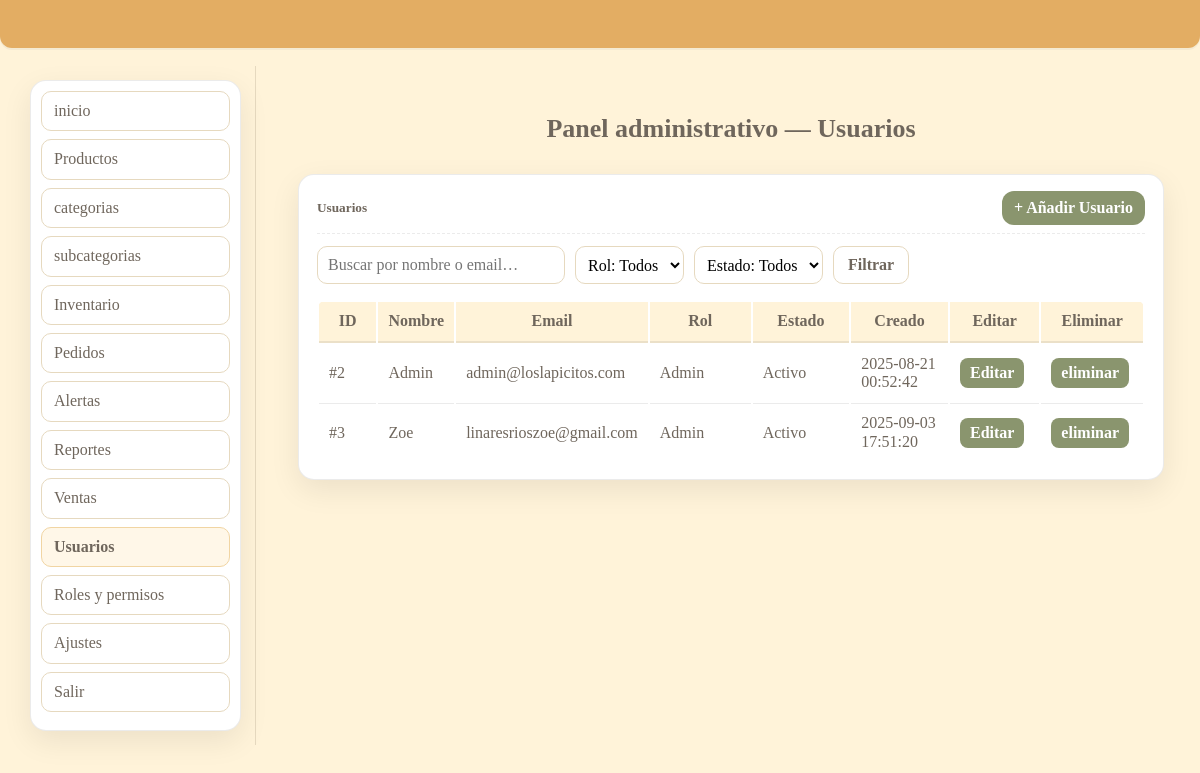
The page /admin/usuarios/index.php on the database as committed earlier.
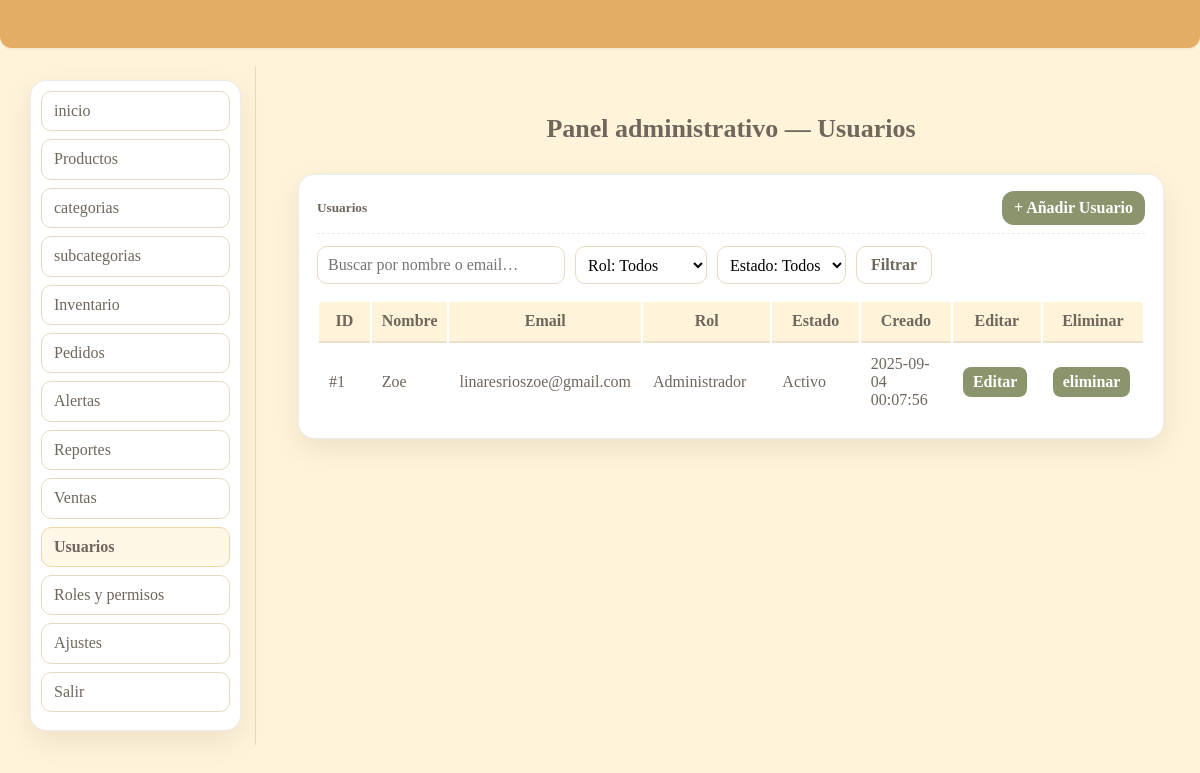
The same page on the database as committed later.
### tables this page shows
CREATE TABLE `usuario` (
  `id_usuario` int(10) UNSIGNED NOT NULL,
  `nombre` varchar(120) NOT NULL,
  `email` varchar(120) NOT NULL,
  `contrasena` varchar(255) NOT NULL,
  `id_rol` tinyint(3) UNSIGNED NOT NULL,
  `id_estado_usuario` tinyint(3) UNSIGNED NOT NULL,
  `creado_en` datetime NOT NULL DEFAULT current_timestamp(),
  `actualizado_en` datetime DEFAULT NULL
);

CREATE TABLE `rol` (
  `id_rol` tinyint(3) UNSIGNED NOT NULL,
  `nombre_rol` varchar(32) NOT NULL
);

CREATE TABLE `estado_usuario` (
  `id_estado_usuario` tinyint(3) UNSIGNED NOT NULL,
  `nombre_estado` varchar(32) NOT NULL
);

### admin/usuarios/index.php (the view, shortened to what the changed rows need)
<?php
include(__DIR__ . '/../../includes/db.php');
function h($s){ return htmlspecialchars((string)$s, ENT_QUOTES, 'UTF-8'); }
$page    = max(1, (int)($_GET['page'] ?? 1));
$perPage = 15;
$offset  = ($page - 1) * $perPage;
$w=[]; $params=[]; $types='';
$whereSql = $w ? ('WHERE '.implode(' AND ', $w)) : '';
$sqlList = "
  SELECT u.id_usuario, u.nombre, u.email, u.creado_en, u.actualizado_en,
         r.nombre_rol, e.nombre_estado
  FROM usuario u
  LEFT JOIN rol r ON r.id_rol = u.id_rol
  LEFT JOIN estado_usuario e ON e.id_estado_usuario = u.id_estado_usuario
  $whereSql
  ORDER BY u.nombre ASC
  LIMIT ? OFFSET ?
";
$typesList = $types.'ii';
$paramsList = $params; $paramsList[]=$perPage; $paramsList[]=$offset;
$st=$conexion->prepare($sqlList);
$st->bind_param($typesList, ...$paramsList);
$st->execute();
$rows=$st->get_result()->fetch_all(MYSQLI_ASSOC);
?>
<!doctype html>
<html lang="es">
<head>
  <link rel="stylesheet" href="https://cdnjs.cloudflare.com/ajax/libs/normalize/8.0.1/normalize.min.css">
  <link rel="stylesheet" href="https://cdnjs.cloudflare.com/ajax/libs/skeleton/2.0.4/skeleton.min.css">
  <link rel="stylesheet" href="/libreria_lapicito/css/style.css">
</head>
<body>
  <div class="prod-shell">
    <main class="prod-main">
      <div class="prod-card">
        <div class="table-wrap">
          <table class="u-full-width">
            <thead>
              <tr>
                <th style="width:80px">ID</th>
                <th>Nombre</th>
                <th>Email</th>
                <th style="width:160px">Rol</th>
                <th style="width:140px">Estado</th>
                <th style="width:120px">Creado</th>
                <th style="width:80px">Editar</th>
                <th style="width:90px">Eliminar</th>
              </tr>
            </thead>
            <tbody>
              <?php foreach($rows as $u): ?>
                <tr>
                  <td>#<?= (int)$u['id_usuario'] ?></td>
                  <td><?= h($u['nombre']) ?></td>
                  <td><?= h($u['email']) ?></td>
                  <td><?= h($u['nombre_rol'] ?? '—') ?></td>
                  <td><?= h($u['nombre_estado'] ?? '—') ?></td>
                  <td><?= h($u['creado_en']) ?></td>
                  <td><a class="btn-sm" href="/libreria_lapicito/admin/usuarios/editar.php?id=<?= (int)$u['id_usuario'] ?>">Editar</a></td>
                  <td><a class="btn-sm" href="/libreria_lapicito/admin/usuarios/eliminar.php?id=<?= (int)$u['id_usuario'] ?>">eliminar</a></td>
                </tr>
              <?php endforeach; ?>
            </tbody>
          </table>
        </div>
      </div>
    </main>
  </div>
</body>
</html>

Rows that differ between the two databases and show on the page:
removed usuario: id_usuario "2", nombre "Admin", email "admin@loslapicitos.com", id_rol.nombre_rol "Admin", id_estado_usuario.nombre_estado "Activo", creado_en "2025-08-21 00:52:42"
removed usuario: id_usuario "3", nombre "Zoe", email "linaresrioszoe@gmail.com", id_rol.nombre_rol "Admin", id_estado_usuario.nombre_estado "Activo", creado_en "2025-09-03 17:51:20"
added usuario: id_usuario "1", nombre "Zoe", email "linaresrioszoe@gmail.com", id_rol.nombre_rol "Administrador", id_estado_usuario.nombre_estado "Activo", creado_en "2025-09-04 00:07:56"
